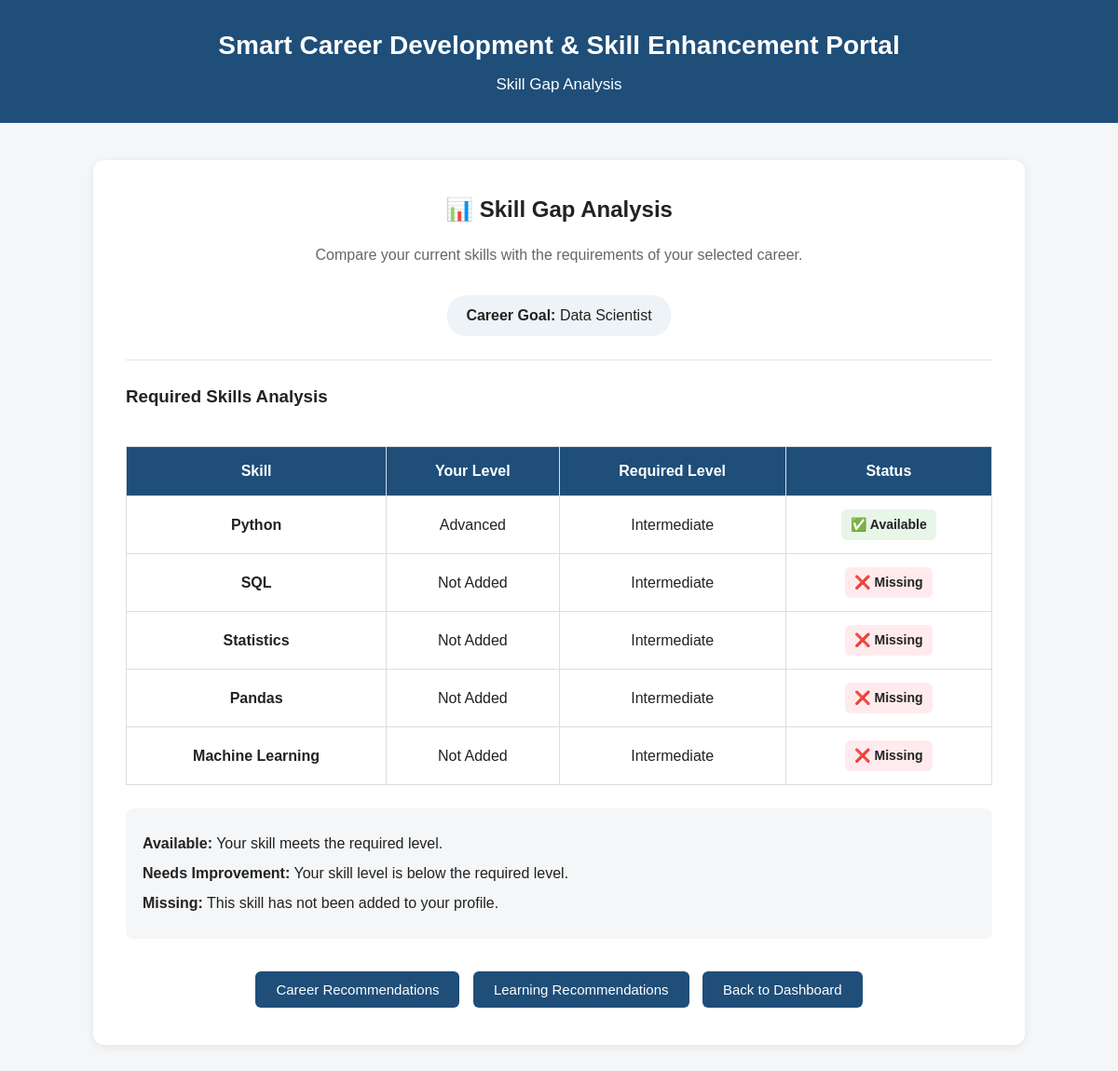
The page /skill-gap (signed in) on the database its author committed.
### models.py (models this page shows, shortened)
class Student(db.Model):
    id = db.Column(db.Integer, primary_key=True)
    name = db.Column(db.String(100), nullable=False)
    email = db.Column(db.String(100), unique=True, nullable=False)
    password = db.Column(db.String(255), nullable=False)
    course = db.Column(db.String(100))
    career_goal = db.Column(db.String(100))

class CareerSkill(db.Model):
    id = db.Column(db.Integer, primary_key=True)
    career_name = db.Column(db.String(100), nullable=False)
    skill_name = db.Column(db.String(100), nullable=False)
    required_level = db.Column(db.String(50), nullable=False)

class Skill(db.Model):
    id = db.Column(db.Integer, primary_key=True)
    skill_name = db.Column(db.String(100), nullable=False)
    skill_level = db.Column(db.String(50), nullable=False)
    student_id = db.Column(
        db.Integer,
        db.ForeignKey("student.id"),
        nullable=False
    )

### app.py (the view, shortened to what this page needs)
@app.route("/skill-gap")
def skill_gap():
    if "student_id" not in session:
        return redirect(url_for("login"))
    student = Student.query.get(session["student_id"])
    required_skills = CareerSkill.query.filter_by(
        career_name=student.career_goal
    ).all()
    student_skills = Skill.query.filter_by(
        student_id=student.id
    ).all()
    skill_levels = {
        "Beginner": 1,
        "Intermediate": 2,
        "Advanced": 3
    }
    analysis = []
    for required in required_skills:
        current_skill = None
        for skill in student_skills:
            if skill.skill_name.lower() == required.skill_name.lower():
                current_skill = skill
                break
        if current_skill is None:
            analysis.append({
                "skill_name": required.skill_name,
                "current_level": "Not Added",
                "required_level": required.required_level,
                "status": "Missing"
            })
        else:
            analysis.append({
                "skill_name": required.skill_name,
                "current_level": current_skill.skill_level,
                "required_level": required.required_level,
                "status": "Available"
            })
    return render_template(
        "skill_gap.html",
        student=student,
        analysis=analysis,
        required_skills=required_skills
    )

### templates/skill_gap.html (shortened to what this page needs)
<!DOCTYPE html>
<html lang="en">
<head>
    <link rel="stylesheet"
          href="{{ url_for('static', filename='css/style.css') }}">
</head>
<body>
    <header>
        <h1>Smart Career Development & Skill Enhancement Portal</h1>
        <p>Skill Gap Analysis</p>
    </header>
    <main>
        <section class="skill-gap-container">
            <div class="skill-gap-header">
                <h2>📊 Skill Gap Analysis</h2>
                <p>
                    Compare your current skills with the requirements
                    of your selected career.
                </p>
                <div class="career-badge">
                    <strong>Career Goal:</strong>
                    {{ student.career_goal }}
                </div>
            </div>
            <hr>
            {% if analysis %}
                <h3>Required Skills Analysis</h3>
                <div class="table-wrapper">
                    <table class="skill-gap-table">
                        <thead>
                            <tr>
                                <th>Skill</th>
                                <th>Your Level</th>
                                <th>Required Level</th>
                                <th>Status</th>
                            </tr>
                        </thead>
                        <tbody>
                            {% for item in analysis %}
                                <tr>
                                    <td>
                                        <strong>
                                            {{ item.skill_name }}
                                        </strong>
                                    </td>
                                    <td>
                                        {{ item.current_level }}
                                    </td>
                                    <td>
                                        {{ item.required_level }}
                                    </td>
                                    <td>
                                        {% if item.status == "Available" %}
                                            <span class="status available">
                                                ✅ Available
                                            </span>
                                        {% elif item.status == "Needs Improvement" %}
                                            <span class="status improvement">
                                                ⚠️ Needs Improvement
                                            </span>
                                        {% else %}
                                            <span class="status missing">
                                                ❌ Missing
                                            </span>
                                        {% endif %}
                                    </td>
                                </tr>
                            {% endfor %}
                        </tbody>
                    </table>
                </div>
                <div class="skill-gap-note">
                    <p>
                        <strong>Available:</strong>
                        Your skill meets the required level.
                    </p>
                    <p>
                        <strong>Needs Improvement:</strong>
                        Your skill level is below the required level.
                    </p>
                    <p>
                        <strong>Missing:</strong>
                        This skill has not been added to your profile.
                    </p>
                </div>
            {% endif %}
            <div class="skill-gap-actions">
                <a href="{{ url_for('career_recommendation') }}">
                    <button type="button">
                        Career Recommendations
                    </button>
                </a>
                <a href="{{ url_for('learning_recommendation') }}">
                    <button type="button">
                        Learning Recommendations
                    </button>
                </a>
                <a href="{{ url_for('dashboard') }}">
                    <button type="button">
                        Back to Dashboard
                    </button>
                </a>
            </div>
        </section>
    </main>
</body>
</html>

### static/css/style.css (style rules this page uses)
* { box-sizing: border-box; }
body { margin: 0; font-family: Arial, sans-serif; background-color: #f4f6f8; color: #222; line-height: 1.5; }
header { background-color: #1f4e79; color: white; text-align: center; padding: 28px 20px; }
header h1 { margin: 0; font-size: 28px; }
header p { margin: 8px 0 0; font-size: 17px; }
hr { border: none; border-top: 1px solid #e1e5e8; margin: 25px 0; }
a { color: #1f4e79; text-decoration: none; }
button { padding: 11px 22px; border: none; border-radius: 6px; cursor: pointer; background-color: #1f4e79; color: white; font-size: 15px; }
table { border-collapse: collapse; background-color: white; }
th { background-color: #1f4e79; color: white; padding: 12px; }
td { background-color: white; padding: 12px; }
th, td { border: 1px solid #d9dee3; }
.career-badge { display: inline-block; margin-top: 15px; padding: 10px 20px; background-color: #eef3f7; border-radius: 20px; }
.skill-gap-container { background-color: white; width: 90%; max-width: 1000px; margin: 40px auto; padding: 35px; border-radius: 12px; box-shadow: 0 2px 10px rgba(0, 0, 0, 0.08); }
.skill-gap-header { text-align: center; }
.skill-gap-header h2 { margin-top: 0; }
.skill-gap-header p { color: #666; }
.skill-gap-container h3 { margin-top: 25px; }
.table-wrapper { width: 100%; overflow-x: auto; }
.skill-gap-table { width: 100%; margin-top: 20px; text-align: center; }
.skill-gap-table th, .skill-gap-table td { padding: 14px; }
.status { display: inline-block; padding: 6px 10px; border-radius: 6px; font-weight: bold; font-size: 14px; }
.status.available { background-color: #e8f5e9; }
.status.missing { background-color: #ffebee; }
.skill-gap-note { background-color: #f4f6f8; padding: 18px; margin-top: 25px; border-radius: 8px; text-align: left; }
.skill-gap-note p { margin: 8px 0; }
.skill-gap-actions { text-align: center; margin-top: 30px; }
.skill-gap-actions button { margin: 5px; }

### rows shown on the page
Student: career_goal "Data Scientist"
CareerSkill: skill_name "Python", required_level "Intermediate"
Skill: current_level "Advanced"
CareerSkill: skill_name "SQL", current_level "Not Added", required_level "Intermediate", shows "❌ Missing"
CareerSkill: skill_name "Statistics", current_level "Not Added", required_level "Intermediate", shows "❌ Missing"
CareerSkill: skill_name "Pandas", current_level "Not Added", required_level "Intermediate", shows "❌ Missing"
CareerSkill: skill_name "Machine Learning", current_level "Not Added", required_level "Intermediate", shows "❌ Missing"
